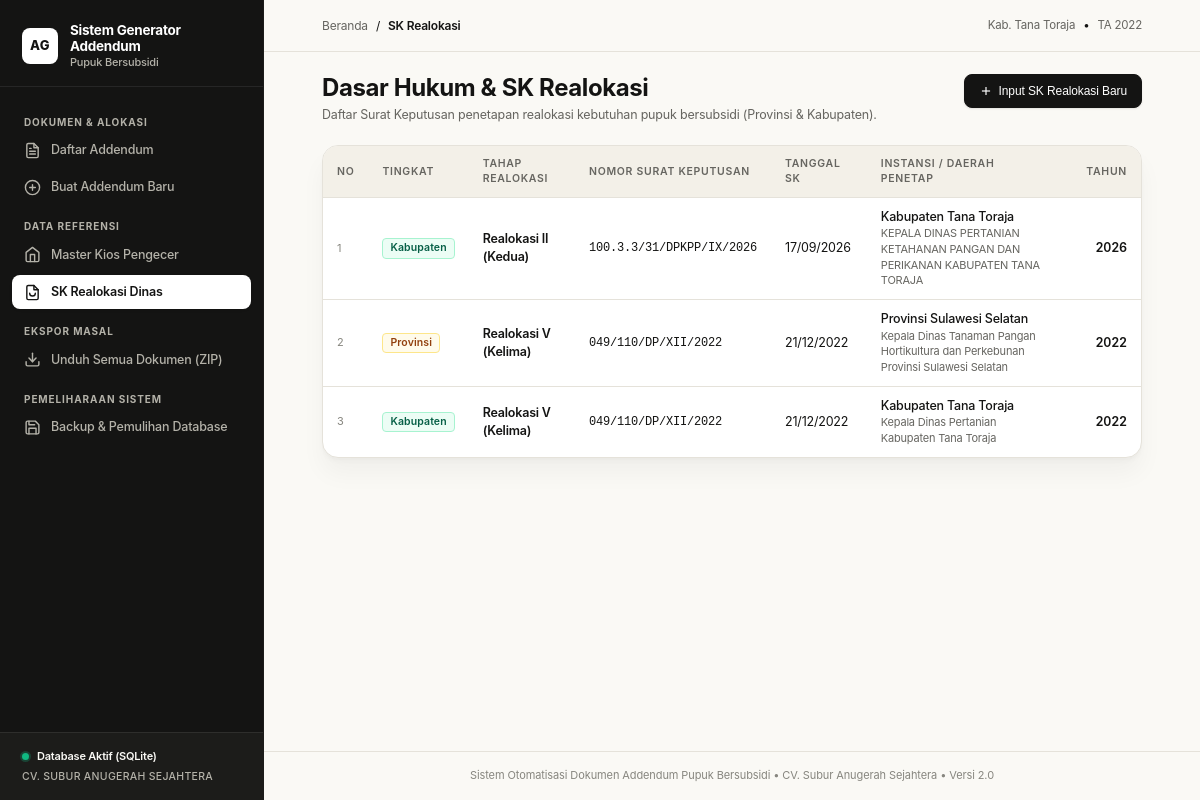
Screenshot of /sk with the database file from the repository.
### models.py (models this page shows)
class SKRealokasi(Base):
    __tablename__ = "sk_realokasi"
    id = Column(Integer, primary_key=True, autoincrement=True)
    tingkat = Column(String(50), nullable=False)
    nama_pejabat_dinas = Column(String(200), nullable=False)
    nama_daerah = Column(String(100), nullable=False)
    nomor_sk = Column(String(150), nullable=False)
    tanggal_sk = Column(Date, nullable=False)
    realokasi_ke = Column(String(50), nullable=False)
    tahun_anggaran = Column(Integer, nullable=False)

### app.py (the view)
@app.route("/sk")
def sk_list():
    db = get_db()
    sk_items = db.query(SKRealokasi).order_by(SKRealokasi.tanggal_sk.desc()).all()
    return render_template("sk_list.html", sk_list=sk_items)

### app.py (called while the page is built)
def get_db():
    if "db" not in g:
        g.db = SessionLocal()
    return g.db

@app.teardown_appcontext
def teardown_db(exception=None):
    db = g.pop("db", None)
    if db is not None:
        db.close()

### templates/sk_list.html (shortened to what this page needs)
{% extends "base.html" %}
{% block breadcrumb %}SK Realokasi{% endblock %}
{% block content %}
<div class="page-title-group">
  <div>
    <h1 class="page-headline">Dasar Hukum & SK Realokasi</h1>
    <p class="page-subheadline">Daftar Surat Keputusan penetapan realokasi kebutuhan pupuk bersubsidi (Provinsi & Kabupaten).</p>
  </div>
  <div class="page-action-buttons">
    <button onclick="document.getElementById('modalSK').style.display='flex'" class="btn btn-primary">
      <svg width="14" height="14" viewBox="0 0 24 24" fill="none" stroke="currentColor" stroke-width="2"><line x1="12" y1="5" x2="12" y2="19"></line><line x1="5" y1="12" x2="19" y2="12"></line></svg>
      Input SK Realokasi Baru
    </button>
  </div>
</div>
<div class="table-wrapper">
  <table class="data-table">
    <thead>
      <tr>
        <th style="width: 45px;">NO</th>
        <th style="width: 100px;">TINGKAT</th>
        <th>TAHAP REALOKASI</th>
        <th>NOMOR SURAT KEPUTUSAN</th>
        <th>TANGGAL SK</th>
        <th>INSTANSI / DAERAH PENETAP</th>
        <th style="text-align: right; width: 80px;">TAHUN</th>
      </tr>
    </thead>
    <tbody>
      {% for sk in sk_list %}
      <tr>
        <td style="color: var(--text-muted); font-size: 11px;">{{ loop.index }}</td>
        <td>
          <span class="badge {% if sk.tingkat == 'Provinsi' %}badge-amber{% else %}badge-green{% endif %}">
            {{ sk.tingkat }}
          </span>
        </td>
        <td style="font-weight: 600; color: var(--text-primary);">{{ sk.realokasi_ke }}</td>
        <td style="font-family: var(--font-mono); font-size: 12px; font-weight: 500;">{{ sk.nomor_sk }}</td>
        <td>{{ sk.tanggal_sk.strftime('%d/%m/%Y') }}</td>
        <td>
          <div style="font-weight: 500;">{{ sk.nama_daerah }}</div>
          <div style="font-size: 11px; color: var(--text-secondary);">{{ sk.nama_pejabat_dinas }}</div>
        </td>
        <td style="text-align: right; font-variant-numeric: tabular-nums; font-weight: 600;">{{ sk.tahun_anggaran }}</td>
      </tr>
      {% endfor %}
    </tbody>
  </table>
</div>
{% endblock %}

### static/style.css (style rules this page uses)
:root { --canvas: #faf9f5; --surface: #ffffff; --surface-alt: #f3f0e8; --surface-subtle: #f8f7f2; --surface-dark: #141413; --surface-dark-alt: #1c1c1a; --primary: #141413; --primary-hover: #2b2a27; --primary-active: #050505; --on-primary: #ffffff; --text-primary: #141413; --text-secondary: #666560; --text-muted: #87867f; --text-inverse: #faf9f5; --text-inverse-muted: #b4b2a9; --border: #e5e2da; --border-strong: #141413; --border-subtle: #eeece5; --border-focus: #141413; --pdf-red: #991b1b; --pdf-red-hover: #7f1d1d; --pdf-bg: #fef2f2; --pdf-border: #fecaca; --docx-blue: #1e3a8a; --docx-blue-hover: #172554; --docx-bg: #eff6ff; --docx-border: #bfdbfe; --badge-green-bg: #ecfdf5; --badge-green-text: #065f46; --badge-green-border: #a7f3d0; --badge-amber-bg: #fffbeb; --badge-amber-text: #92400e; --badge-amber-border: #fde68a; --badge-neutral-bg: #f3f0e8; --badge-neutral-text: #141413; --badge-neutral-border: #d1cebb; --danger: #991b1b; --danger-hover: #7f1d1d; --danger-subtle: #fef2f2; --danger-border: #fecaca; --font-sans: "Anthropic Sans", -apple-system, BlinkMacSystemFont, "Segoe UI", Roboto, "Helvetica Neue", Arial, sans-serif; --font-mono: "Anthropic Mono", ui-monospace, SFMono-Regular, Menlo, Monaco, Consolas, "Liberation Mono", "Courier New", monospace; --space-2: 2px; --space-4: 4px; --space-8: 8px; --space-12: 12px; --space-16: 16px; --space-22: 22px; --space-58: 58px; --space-68: 68px; --radius-xs: 4px; --radius-sm: 8px; --radius-md: 16px; --radius-lg: 24px; --sidebar-width: 264px; --shadow-card: rgba(0, 0, 0, 0.01) 0px 2px 2px 0px, rgba(0, 0, 0, 0.02) 0px 4px 4px 0px, rgba(0, 0, 0, 0.04) 0px 16px 24px 0px; --shadow-elevated: rgba(0, 0, 0, 0.02) 0px 4px 8px 0px, rgba(0, 0, 0, 0.06) 0px 16px 32px 0px; --shadow-modal: rgba(0, 0, 0, 0.05) 0px 8px 24px 0px, rgba(0, 0, 0, 0.12) 0px 24px 48px 0px; --motion-fast: 100ms; --motion-base: 200ms; --motion-slow: 800ms; --ease-snappy: cubic-bezier(0.16, 1, 0.3, 1); }
*, *::before, *::after { box-sizing: border-box; margin: 0; padding: 0; }
html { font-size: 14px; -webkit-text-size-adjust: 100%; }
body { font-family: var(--font-sans); background-color: var(--canvas); color: var(--text-primary); line-height: 1.45; font-size: 12.5px; letter-spacing: -0.2px; -webkit-font-smoothing: antialiased; -moz-osx-font-smoothing: grayscale; }
.page-title-group { display: flex; justify-content: space-between; align-items: flex-start; margin-bottom: var(--space-22); gap: var(--space-16); }
.page-headline { font-size: 24px; font-weight: 700; color: var(--text-primary); letter-spacing: -0.4px; line-height: 1.15; }
.page-subheadline { font-size: 12.5px; color: var(--text-secondary); margin-top: 4px; line-height: 1.4; }
.page-action-buttons { display: flex; gap: var(--space-8); align-items: center; flex-shrink: 0; }
.btn { display: inline-flex; align-items: center; justify-content: center; gap: 6px; padding: 8px 14px; font-size: 12px; font-weight: 500; border-radius: var(--radius-sm); cursor: pointer; text-decoration: none; border: 1px solid transparent; transition: all var(--motion-fast) var(--ease-snappy); line-height: 1.35; white-space: nowrap; letter-spacing: -0.1px; }
.btn-primary { background-color: var(--primary); color: var(--on-primary); border-color: var(--primary); box-shadow: 0 1px 2px rgba(20, 20, 19, 0.1); }
.table-wrapper { background: var(--surface); border: 1px solid var(--border); border-radius: var(--radius-md); box-shadow: var(--shadow-card); overflow: hidden; }
table.data-table { width: 100%; border-collapse: collapse; text-align: left; }
table.data-table th { background-color: var(--surface-alt); color: var(--text-secondary); font-weight: 600; font-size: 10.5px; text-transform: uppercase; letter-spacing: 0.7px; padding: 10px 14px; border-bottom: 1px solid var(--border); }
table.data-table td { padding: 10px 14px; border-bottom: 1px solid var(--border); vertical-align: middle; font-size: 12.5px; }
table.data-table tr:last-child td { border-bottom: none; }
.badge { display: inline-flex; align-items: center; padding: 2px 7px; font-size: 10.5px; font-weight: 600; border-radius: var(--radius-xs); line-height: 1.35; letter-spacing: 0.1px; border: 1px solid transparent; }
.badge-green { background-color: var(--badge-green-bg); color: var(--badge-green-text); border-color: var(--badge-green-border); }
.badge-amber { background-color: var(--badge-amber-bg); color: var(--badge-amber-text); border-color: var(--badge-amber-border); }

### rows the page displays
SKRealokasi: tingkat "Kabupaten", realokasi_ke "Realokasi II (Kedua)", nomor_sk "100.3.3/31/DPKPP/IX/2026", tanggal_sk "17/09/2026", nama_daerah "Kabupaten Tana Toraja", nama_pejabat_dinas "KEPALA DINAS PERTANIAN KETAHANAN PANGAN DAN PERIKANAN KABUPATEN TANA TORAJA", tahun_anggaran "2026"
SKRealokasi: tingkat "Provinsi", realokasi_ke "Realokasi V (Kelima)", nomor_sk "049/110/DP/XII/2022", tanggal_sk "21/12/2022", nama_daerah "Provinsi Sulawesi Selatan", nama_pejabat_dinas "Kepala Dinas Tanaman Pangan Hortikultura dan Perkebunan Provinsi Sulawesi Selatan", tahun_anggaran "2022"
SKRealokasi: tingkat "Kabupaten", realokasi_ke "Realokasi V (Kelima)", nomor_sk "049/110/DP/XII/2022", tanggal_sk "21/12/2022", nama_daerah "Kabupaten Tana Toraja", nama_pejabat_dinas "Kepala Dinas Pertanian Kabupaten Tana Toraja", tahun_anggaran "2022"

### other values shown
{{ tahun_anggaran or 2022 }} "2022"
